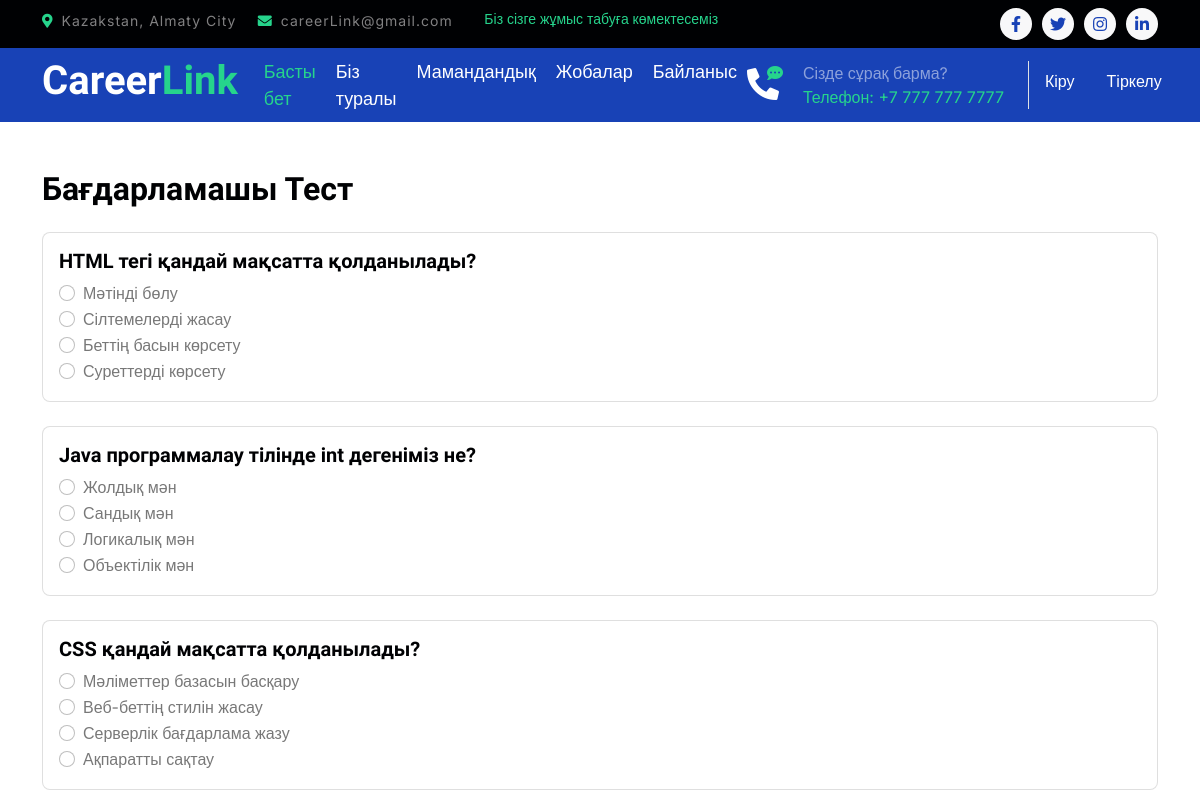
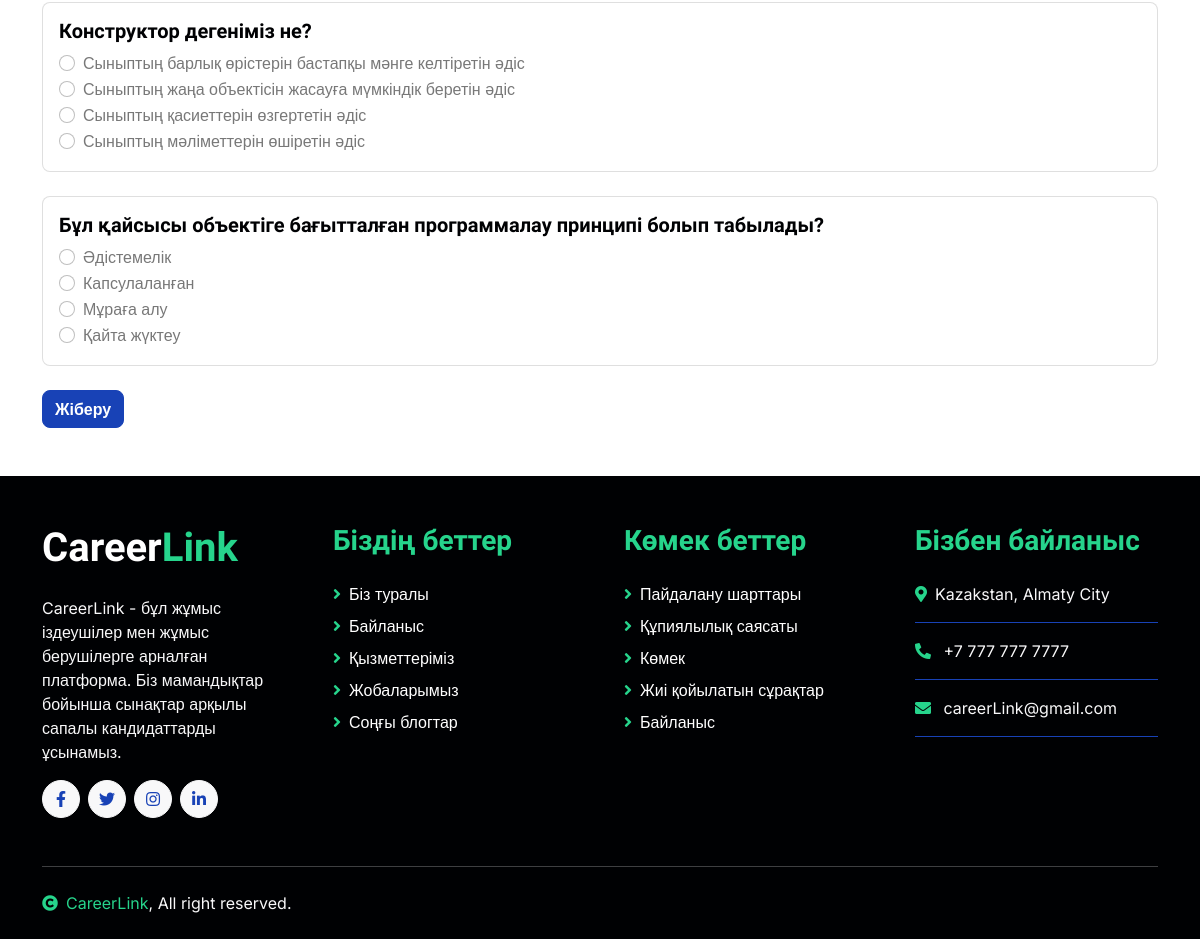
Page /test/3/ on the committed database (2 pictures, top to bottom).
### main/models.py (models this page shows, shortened)
class Specialization(models.Model):
    title = models.CharField(max_length=100)
    description = models.TextField()
    icon = models.CharField(max_length=100)

class Question(models.Model):
    text = models.CharField(max_length=255)
    specialization = models.ForeignKey(
        Specialization, related_name="questions", on_delete=models.CASCADE
    )

class Choice(models.Model):
    text = models.CharField(max_length=255)
    question = models.ForeignKey(
        Question, related_name="choices", on_delete=models.CASCADE
    )
    is_correct = models.BooleanField(default=False)

### main/views.py (the view)
# urls.py: path("test/<int:spec_id>/", views.test_view, name="test"),
def test_view(request, spec_id):
    specialization = get_object_or_404(Specialization, pk=spec_id)
    return render(request, "main/test.html", {"specialization": specialization})

### main/templates/main/test.html (shortened to what this page needs)
{% extends 'main/base.html' %}
{% block content %}
<div class="container mt-5">
    <h2 class="mb-4">{{ specialization.title }} Тест</h2>
    <form action="{% url 'submit_test' spec_id=specialization.id %}" method="post">
        {% for question in specialization.questions.all %}
        <div class="card mb-4">
            <div class="card-body">
                <h5 class="card-title">{{ question.text }}</h5>
                {% for choice in question.choices.all %}
                <div class="form-check">
                    <input class="form-check-input" type="radio" name="question_{{ question.id }}" value="{{ choice.id }}" id="choice{{ choice.id }}">
                    <label class="form-check-label" for="choice{{ choice.id }}">
                        {{ choice.text }}
                    </label>
                </div>
                {% endfor %}
            </div>
        </div>
        {% endfor %}
        <button type="submit" class="btn btn-primary">Жіберу</button>
    </form>
</div>
{% endblock %}

### main/static/myapp/css/style.css (style rules this page uses)
.btn { font-weight: 600; transition: .5s; }

### rows in the picture
Specialization: title "Бағдарламашы"
Question: text "HTML тегі қандай мақсатта қолданылады?"
Choice: text "Мәтінді бөлу"
Choice: text "Сілтемелерді жасау"
Choice: text "Беттің басын көрсету"
Choice: text "Суреттерді көрсету"
Question: text "Java программалау тілінде int дегеніміз не?"
Choice: text "Жолдық мән"
Choice: text "Сандық мән"
Choice: text "Логикалық мән"
Choice: text "Объектілік мән"
Question: text "CSS қандай мақсатта қолданылады?"
Choice: text "Мәліметтер базасын басқару"
Choice: text "Веб-беттің стилін жасау"
Choice: text "Серверлік бағдарлама жазу"
Choice: text "Ақпаратты сақтау"
Question: text "Конструктор дегеніміз не?"
Choice: text "Сыныптың барлық өрістерін бастапқы мәнге келтіретін әдіс"
Choice: text "Сыныптың жаңа объектісін жасауға мүмкіндік беретін әдіс"
Choice: text "Сыныптың қасиеттерін өзгертетін әдіс"
Choice: text "Сыныптың мәліметтерін өшіретін әдіс"
Question: text "Бұл қайсысы объектіге бағытталған программалау принципі болып табылады?"
Choice: text "Әдістемелік"
Choice: text "Капсулаланған"
Choice: text "Мұраға алу"
Choice: text "Қайта жүктеу"
